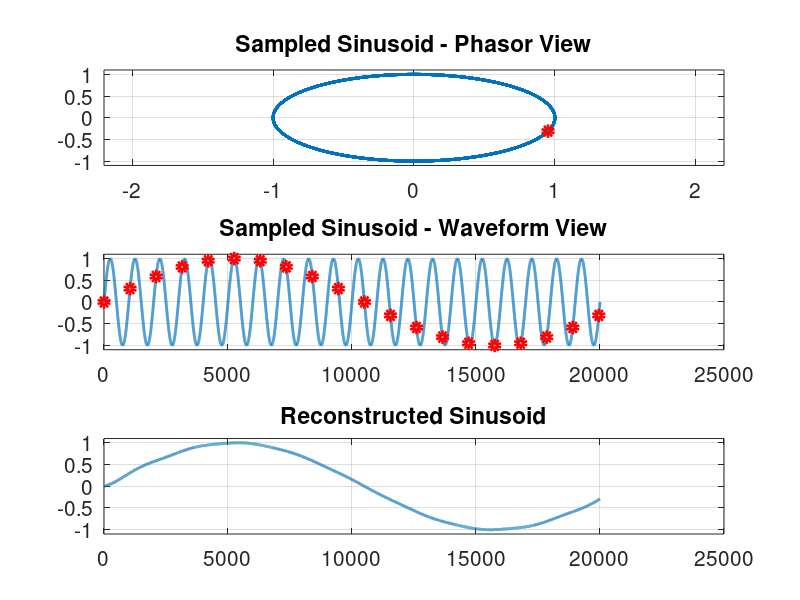

MATLAB code to generate this figure:
% Sampling_theorem.m
%
% This script illustrates sampling theorem with animation  
%
% "ratio" is defined as frequency of sampling rate over frequency of
% sinusoid. Select one of the ratio settings to see if they are aliased or not  
%
% Version 0.1, Mar-23-2015 
%
% By Juhan Nam, KAIST
%

% ratio = (frequency of sampling rate)/(frequency of sinusoid)

%ratio = 10;         % safely satisfties the sampling theorem
%ratio = 2.1;        % barely satisfties the sampling theorem
%ratio = 2;          % hmmm... no reconstruction
%ratio = 1.5;       % not satisfties the sampling theorem: opposite direction    
%ratio = 1.05;       % not satisfties the sampling theorem: opposite direction    
ratio = 1/1.05;     % not satisfties the sampling theorem: back to the same direction but slow

% (presumably) continusoid sinusids
T = 1000;
theta_a = 2*pi/T;
max_cycles = 20;
x_cos_a = cos([0:theta_a:2*pi*max_cycles]);
x_sin_a = sin([0:theta_a:2*pi*max_cycles]);

% initialize reconstructed sinusoid
recon_x = zeros(size(x_sin_a));

% initial plot
figure(1);
subplot(3,1,1)
grid on;
plot(x_cos_a,x_sin_a, 'LineWidth',2);
set(gca,'FontSize', 15);
xlim([-2.2 2.2]);
ylim([-1.1 1.1]);

subplot(3,1,2)
plot(x_sin_a, 'LineWidth',2);
set(gca,'FontSize', 15);

subplot(3,1,3)
plot(recon_x, 'LineWidth',2);
set(gca,'FontSize', 15);

acc_phase = 0;
time_counter = 1;

pause;

while acc_phase < (2*pi*max_cycles)
    subplot(3,1,1)
    plot(x_cos_a,x_sin_a, 'LineWidth',2);
    title('Sampled Sinusoid - Phasor View');
    set(gca,'FontSize', 15);
    xlim([-2.2 2.2]);
    ylim([-1.1 1.1]);
    hold on;
    grid on;
    plot(cos(acc_phase), sin(acc_phase),'or', 'LineWidth',4);
    hold off;

    subplot(3,1,2)
    hold on;
    grid on;
    plot(time_counter, sin(acc_phase), 'or', 'LineWidth',4);
    title('Sampled Sinusoid - Waveform View');
    set(gca,'FontSize', 15);
    ylim([-1.1 1.1]);
    hold off;

    % reconstruction with sinc function
    temp_sinc = sin(acc_phase)*sinc(([1:length(x_sin_a)]-time_counter)*ratio/T);
    recon_x = recon_x + temp_sinc;
    
    subplot(3,1,3)
    plot(recon_x, 'LineWidth',2);
    title('Reconstructed Sinusoid');
    set(gca,'FontSize', 15);
    ylim([-1.1 1.1]);
    grid on;
    
    % update
    time_counter = time_counter + T/ratio;
    acc_phase = acc_phase + (T/ratio)*theta_a;    

%    pause;  % if you want to make progress by clicking a key
    speed = 10;
    pause(1/speed);
end
